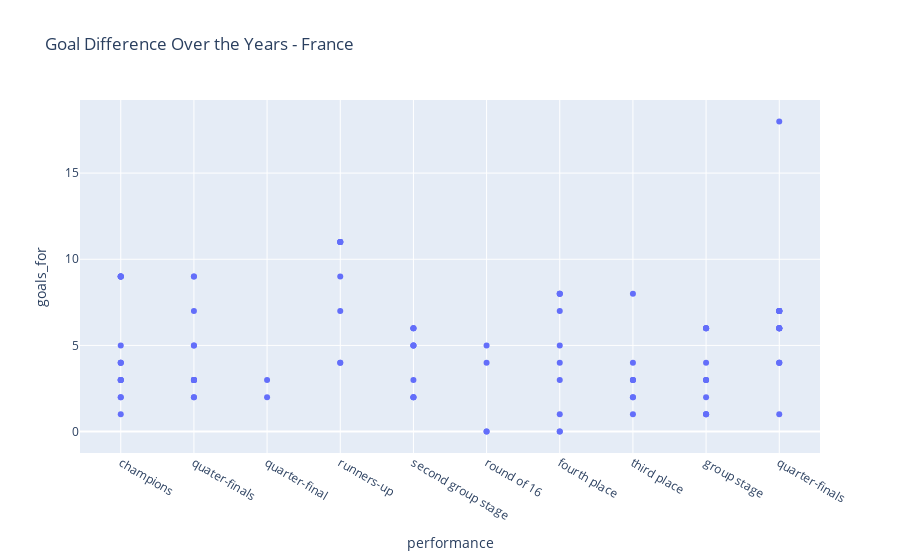

Here is the notebook cell this chart was saved with:
### Code cell
plot_team_goal_difference(testing, 'France')

### Figure 1 — Plotly figure (JSON) as saved in the notebook; plotly's stock layout.template omitted (floating-point values rounded to 4 significant figures)
{"data": [{"hovertemplate": "performance=%{x}<br>goals_for=%{y}<extra></extra>", "legendgroup": "", "marker": {"color": "#636efa", "symbol": "circle"}, "mode": "markers", "name": "", "orientation": "v", "showlegend": false, "type": "scatter", "x": ["champions", "quater-finals", "quarter-final", "runners-up", "runners-up", "runners-up", "runners-up", "champions", "champions", "second group stage", "second group stage", "second group stage", "second group stage", "second group stage", "second group stage", "quater-finals", "quater-finals", "champions", "champions", "champions", "champions", "champions", "round of 16", "fourth place", "round of 16", "fourth place", "third place", "third place", "third place", "third place", "group stage", "group stage", "quarter-finals", "quarter-finals", "fourth place", "fourth place", "fourth place", "quarter-finals", "quarter-finals", "quarter-finals", "quater-finals", "quater-finals", "quater-finals", "quater-finals", "quater-finals", "quarter-finals", "quarter-finals", "quarter-finals", "quarter-finals", "group stage", "group stage", "group stage", "group stage", "champions", "quater-finals", "quarter-final", "runners-up", "runners-up", "runners-up", "runners-up", "champions", "champions", "second group stage", "second group stage", "second group stage", "second group stage", "quater-finals", "quater-finals", "champions", "champions", "champions", "champions", "champions", "round of 16", "fourth place", "round of 16", "fourth place", "third place", "third place", "third place", "third place", "group stage", "group stage", "quarter-finals", "quarter-finals", "fourth place", "fourth place", "fourth place", "quarter-finals", "quarter-finals", "quarter-finals", "quater-finals", "quater-finals", "quater-finals", "quater-finals", "quater-finals", "quarter-finals", "quarter-finals", "quarter-finals", "quarter-finals", "group stage", "group stage", "group stage", "group stage"], "xaxis": "x", "y": [4, null, 3, 11, 11, 11, 11, 2, 5, 6, 5, 6, 5, 6, 5, 5, 5, 9, 9, 9, 9, 9, 0, 0, 0, 0, 2, 2, 3, 3, 1, 1, 7, 7, 8, 8, 8, 6, 6, 6, 3, 3, 3, 3, 3, 7, 7, 7, 7, 6, 6, 6, 6, 4, null, 2, 9, 4, 4, 7, 1, 3, 2, 2, 2, 3, 9, 3, 3, 2, 3, 3, 4, 5, 5, 4, 4, 1, 8, 4, 3, 3, 3, 7, 6, 1, 3, 7, 4, 4, 4, 2, 2, 3, 9, 7, 1, 6, 6, 18, 3, 1, 2, 4], "yaxis": "y"}], "layout": {"legend": {"tracegroupgap": 0}, "title": {"text": "Goal Difference Over the Years - France"}, "xaxis": {"anchor": "y", "domain": [0, 1], "title": {"text": "performance"}}, "yaxis": {"anchor": "x", "domain": [0, 1], "title": {"text": "goals_for"}}}}
